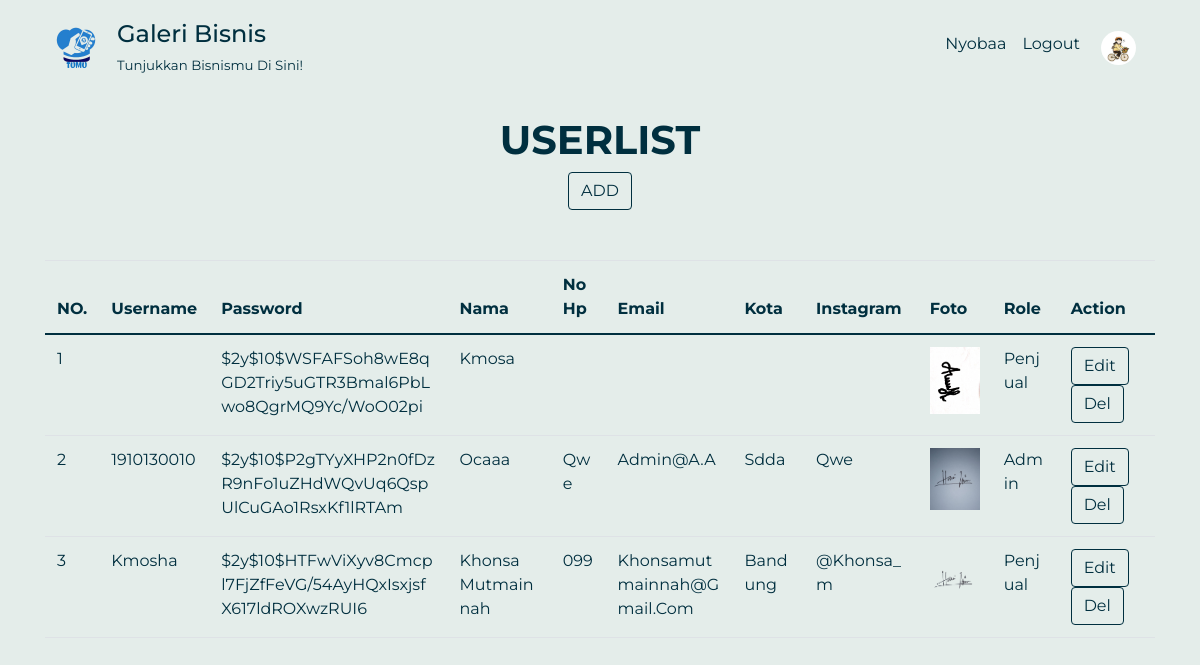
The app's page /dashboard.php?p=userlist (signed in) with its own data.
### tables this page shows
CREATE TABLE `user` (
  `id_user` int(11) NOT NULL,
  `username` varchar(15) NOT NULL,
  `password` varchar(150) NOT NULL,
  `nama` varchar(50) NOT NULL,
  `no_hp` varchar(13) NOT NULL,
  `email` varchar(30) NOT NULL,
  `kota` varchar(20) DEFAULT NULL,
  `role` varchar(10) NOT NULL,
  `instagram_user` varchar(20) DEFAULT NULL,
  `foto` varchar(256) DEFAULT NULL
);

### connection.php (called while the page is built, shortened)
<?php
class Connection{
   private $host = "localhost";
   private $struser = "root";
   private $strpassword = "";
   private $dbname = "galeribisnis";
	function connect(){
	    $conn = mysqli_connect($this->host,$this->struser, $this->strpassword);
	 	mysqli_select_db($conn, $this->dbname);
		$this->connection = $conn;
	}
}
?>

### class/class.User.php (called while the page is built, shortened)
<?php
class User extends Connection
{
    public function __get($atribute)
    {
        if (property_exists($this, $atribute)) {
            return $this->$atribute;
        }
    }
    public function SelectAllUser()
    {
        $sql = "SELECT * FROM user";
        $result = mysqli_query($this->connection, $sql);
        $arrResult = array();
        $cnt = 0;
        if (mysqli_num_rows($result) > 0) {
            while ($data = mysqli_fetch_array($result)) {
                $objUser = new User();
                $objUser->id_user = $data['id_user'];
                $objUser->username = $data['username'];
                $objUser->password = $data['password'];
                $objUser->nama = $data['nama'];
                $objUser->no_hp = $data['no_hp'];
                $objUser->email = $data['email'];
                $objUser->kota = $data['kota'];
                $objUser->role = $data['role'];
                $objUser->instagram_user = $data['instagram_user'];
                $objUser->foto = $data['foto'];
                $arrResult[$cnt] = $objUser;
                $cnt++;
            }
        }
        return $arrResult;
    }
}

### pages/userlist.php (the view)
<div class="container userlist">
    <div class="text-center">
        <h1 class="judul"><strong>USERLIST</strong></h1>
        <a class="btn" href="?p=user">ADD</a>
    </div>
    <table class="table table-responsive">
        <thead>
        <tr>
            <th> NO.</th>
            <th> username</th>
            <th> password</th>
            <th> nama</th>
            <th> no hp</th>
            <th> email</th>
            <th> kota</th>
            <th> instagram</th>
            <th> foto</th>
            <th> role</th>
            <th> action</th>
        </tr>
        </thead>
        <?php
        require_once('./class/class.User.php');
        $objUser = new User();
        $arrayResult = $objUser->SelectAllUser();
        if (count($arrayResult) == 0) {
            echo '<tr><td colspan="5">Tidak ada data!</td></tr>';
        } else {
            $no = 1;
            foreach ($arrayResult as $dataUser) {
                echo '<tr>';
                echo '<td class="text-break">'.$no .'</td>';
                echo '<td class="text-break">'.$dataUser->username .'</td>';
                echo '<td class="text-break">'.$dataUser->password .'</td>';
                echo '<td class="text-break">'.$dataUser->nama .'</td>';
                echo '<td class="text-break">'.$dataUser->no_hp .'</td>';
                echo '<td class="text-break">'.$dataUser->email .'</td>';
                echo '<td class="text-break">'.$dataUser->kota .'</td>';
                echo '<td class="text-break">'.$dataUser->instagram_user .'</td>';
                echo "<td ><img src='".$dataUser->foto."' width='50px'/></td>";
                echo '<td class="text-break">'.$dataUser->role .'</td>';
                echo '<td>
                <a class="btn"
                href="?p=user&id_user=' . $dataUser->id_user . '"> Edit </a>
                <a class="btn"
                href="?p=delete-user&id_user=' . $dataUser->id_user . '" onclick="return confirm(\'Apakah anda yakin ingin menghapus?\')"> Del </a></td>';
                echo '</tr>';
                $no++;
            }
        }
        ?>
    </table>
</div>

### dashboard.php (shortened to what this page needs)
<?php
require "connection.php";
?>
<!DOCTYPE html>
<html lang="en">
<head>
    <link rel="stylesheet" href="StyleIndex.css?v=<?php echo time(); ?>">
    <link href="https://cdn.jsdelivr.net/npm/bootstrap@5.0.0-beta3/dist/css/bootstrap.min.css" rel="stylesheet">
     <link rel="stylesheet" href="https://maxcdn.bootstrapcdn.com/bootstrap/4.5.2/css/bootstrap.min.css">
</head>
<body class="all">
    <div class="header">
        <nav class="navbar navbar-expand-lg navbar-light bg-transparent" >
            <div class="container-fluid">
                <a class="navbar-brand" href="?p=GaleriBisnis"><img src="./gambar/logo.png" alt="logo" style="width: 50px; margin-left:20px;"></a>
                <div class="judul-navbar">
                    <h4 class="galeribisnis-navbar">galeri bisnis</h4>
                    <div class="tagline-navbar">tunjukkan bisnismu di sini!</div>
                </div>
                <div class="collapse navbar-collapse ml-auto justify-content-end " id="navbarNavAltMarkup">
                    <div class="navbar-nav ">
                <?php
                    if(isset($_SESSION["role"])){
                        if($_SESSION["role"]=="admin"){
                ?>
                            <a class="nav-link " style="color: #002f3f;"href="?p=reset-pw-form">Nyobaa</a>
                            <a class="nav-link " style="color: #002f3f;"href="?p=logout">Logout</a>
                            <div class="btn-group">
                                <button type="button" class="btn" data-bs-display="static" data-bs-toggle="dropdown" aria-expanded="false">
                                    <img src="./gambar/aa.jpg" style="width:35px; border-radius:50%;">
                                </button>
                            </div>
                <?php
                        }
                    }
                ?>
                    </div>
                </div>
            </div>
        </nav>
    </div>
    <div class="isi">
        <?php
            $pages_dir = 'pages';
            if (!empty($_GET['p'])) {
                $pages = scandir($pages_dir, 0);
                unset($pages[0], $pages[1]);
                $p = $_GET['p'];
                if (in_array($p . '.php', $pages)) {
                    include($pages_dir . '/' . $p .  '.php');
                } else {
                    echo "Halaman Tidak Ditemukan";
                }
            }
            else {
                include "./pages/Home.php";
            }
        ?>
    </div>
</body>
</html>

### StyleIndex.css (style rules this page uses)
.all { background-color: #e4edea; font-family: montserrat, sans-serif; text-transform: capitalize; color: #002f3f; }
.navbar { background-color: #e4edea; top: 10px; }
.tagline-navbar { font-size: smaller; }
.collapse { margin-right: 20px; }
.userlist .judul { color: #002f3f; margin-top: 40px; }
.userlist .table { margin-top: 50px; }
.userlist .table th { color:#002f3f; }
.table td { color:#002f3f; }
.table tr { color:#002f3f; }
.userlist .btn { background-color: #e4edea; color:#002f3f; font-weight: 400; border-color: #002f3f; }

### records on screen
user: password "$2y$10$WSFAFSoh8wE8qGD2Triy5uGTR3Bmal6PbLwo8QgrMQ9Yc/WoO02pi", nama "Kmosa", foto (picture), role "Penjual"
user: username "1910130010", password "$2y$10$p2gTYyXHP2n0fDzR9nFo1uZHdWQvUq6QspUlCuGAo1RsxKf1lRTAm", nama "Ocaaa", no_hp "Qwe", email "Admin@a.a", kota "Sdda", instagram_user "Qwe", foto (picture), role "Admin"
user: username "Kmosha", password "$2y$10$hTFwViXyv8Cmcpl7FjZfFeVG/54AyHQxIsxjsfX617ldROXwzRUI6", nama "Khonsa Mutmainnah", no_hp "099", email "Khonsamutmainnah@gmail.com", kota "Bandung", instagram_user "@khonsa_m", foto (picture), role "Penjual"
